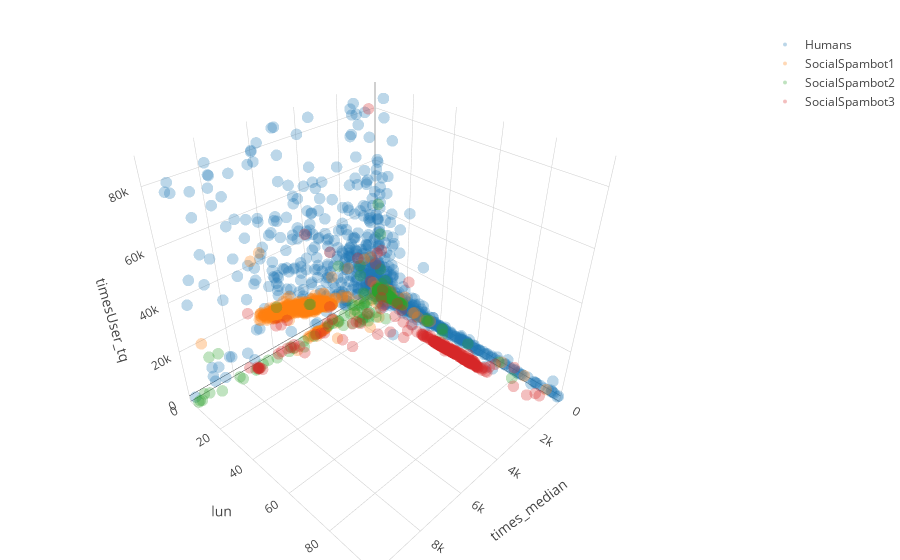

Source (notebook cell):
### Code cell
trace, fig, layout = plotearVars([
    ['times_median', [0,10000]],
    ['lun', [0,100]],
    ['timesUser_tq'],
])
# plotly.offline.plot(fig, filename='grafico1.html')

### Figure 1 — Plotly figure (JSON) as saved in the notebook; plotly's stock layout.template omitted (floating-point values rounded to 4 significant figures; data arrays with more than 128 entries replaced by an {"elided": "..."} marker saying what was removed)
{"data": [{"marker": {"opacity": 0.3, "size": 4}, "mode": "markers", "name": "Humans", "type": "scatter3d", "uid": "ae44d241-12b2-48f9-abb8-c9ec73a831a3", "x": {"elided": "1083 int values"}, "y": {"elided": "1083 float values"}, "z": {"elided": "1083 float values"}}, {"marker": {"opacity": 0.3, "size": 4}, "mode": "markers", "name": "SocialSpambot1", "type": "scatter3d", "uid": "56eaa38a-adcc-4a9d-8bc1-74190a04076b", "x": {"elided": "991 int values"}, "y": {"elided": "991 float values"}, "z": {"elided": "991 float values"}}, {"marker": {"opacity": 0.3, "size": 4}, "mode": "markers", "name": "SocialSpambot2", "type": "scatter3d", "uid": "fa4b7ef8-291b-437b-8160-72dd0120a844", "x": {"elided": "3457 int values"}, "y": {"elided": "3457 float values"}, "z": {"elided": "3457 float values"}}, {"marker": {"opacity": 0.3, "size": 4}, "mode": "markers", "name": "SocialSpambot3", "type": "scatter3d", "uid": "f20b122f-1d4b-4463-92df-d017ae732a1a", "x": {"elided": "464 int values"}, "y": {"elided": "464 float values"}, "z": {"elided": "464 float values"}}], "layout": {"margin": {"b": 0, "l": 0, "r": 0, "t": 30}, "scene": {"aspectmode": "cube", "xaxis": {"range": [0, 10000], "title": {"text": "times_median"}}, "yaxis": {"range": [0, 100], "title": {"text": "lun"}}, "zaxis": {"title": {"text": "timesUser_tq"}}}}}
